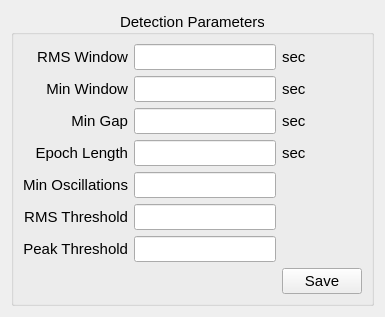
            <widget class="QWidget" name="STE_tab">
             <attribute name="title">
              <string>STE</string>
             </attribute>
             <layout class="QGridLayout" name="gridLayout_14">
              <item row="0" column="0">
               <widget class="QGroupBox" name="STE_detection_groupbox">
                <property name="font">
                 <font>
                  <family>Arial</family>
                  <pointsize>11</pointsize>
                 </font>
                </property>
                <property name="title">
                 <string>Detection Parameters</string>
                </property>
                <property name="alignment">
                 <set>Qt::AlignCenter</set>
                </property>
                <layout class="QGridLayout" name="gridLayout" columnstretch="0,0,0">
                 <item row="0" column="2">
                  <widget class="QLabel" name="label_96">
                   <property name="text">
                    <string>sec</string>
                   </property>
                   <property name="alignment">
                    <set>Qt::AlignLeading|Qt::AlignLeft|Qt::AlignVCenter</set>
                   </property>
                  </widget>
                 </item>
                 <item row="0" column="0">
                  <widget class="QLabel" name="label_104">
                   <property name="text">
                    <string>RMS Window</string>
                   </property>
                   <property name="alignment">
                    <set>Qt::AlignRight|Qt::AlignTrailing|Qt::AlignVCenter</set>
                   </property>
                  </widget>
                 </item>
                 <item row="3" column="2">
                  <widget class="QLabel" name="label_108">
                   <property name="text">
                    <string>sec</string>
                   </property>
                   <property name="alignment">
                    <set>Qt::AlignLeading|Qt::AlignLeft|Qt::AlignVCenter</set>
                   </property>
                  </widget>
                 </item>
                 <item row="2" column="2">
                  <widget class="QLabel" name="label_111">
                   <property name="text">
                    <string>sec</string>
                   </property>
                   <property name="alignment">
                    <set>Qt::AlignLeading|Qt::AlignLeft|Qt::AlignVCenter</set>
                   </property>
                  </widget>
                 </item>
                 <item row="3" column="0">
                  <widget class="QLabel" name="label_107">
                   <property name="text">
                    <string>Epoch Length</string>
                   </property>
                   <property name="alignment">
                    <set>Qt::AlignRight|Qt::AlignTrailing|Qt::AlignVCenter</set>
                   </property>
                  </widget>
                 </item>
                 <item row="1" column="0">
                  <widget class="QLabel" name="label_97">
                   <property name="text">
                    <string>Min Window</string>
                   </property>
                   <property name="alignment">
                    <set>Qt::AlignRight|Qt::AlignTrailing|Qt::AlignVCenter</set>
                   </property>
                  </widget>
                 </item>
                 <item row="4" column="0">
                  <widget class="QLabel" name="label_103">
                   <property name="text">
                    <string>Min Oscillations</string>
                   </property>
                   <property name="alignment">
                    <set>Qt::AlignRight|Qt::AlignTrailing|Qt::AlignVCenter</set>
                   </property>
                  </widget>
                 </item>
                 <item row="2" column="0">
                  <widget class="QLabel" name="label_100">
                   <property name="text">
                    <string>Min Gap</string>
                   </property>
                   <property name="alignment">
                    <set>Qt::AlignRight|Qt::AlignTrailing|Qt::AlignVCenter</set>
                   </property>
                  </widget>
                 </item>
                 <item row="1" column="2">
                  <widget class="QLabel" name="label_95">
                   <property name="text">
                    <string>sec</string>
                   </property>
                   <property name="alignment">
                    <set>Qt::AlignLeading|Qt::AlignLeft|Qt::AlignVCenter</set>
                   </property>
                  </widget>
                 </item>
                 <item row="5" column="0">
                  <widget class="QLabel" name="label_102">
                   <property name="text">
                    <string>RMS Threshold</string>
                   </property>
                   <property name="alignment">
                    <set>Qt::AlignRight|Qt::AlignTrailing|Qt::AlignVCenter</set>
                   </property>
                  </widget>
                 </item>
                 <item row="6" column="0">
                  <widget class="QLabel" name="label_101">
                   <property name="text">
                    <string>Peak Threshold</string>
                   </property>
                   <property name="alignment">
                    <set>Qt::AlignRight|Qt::AlignTrailing|Qt::AlignVCenter</set>
                   </property>
                  </widget>
                 </item>
                 <item row="7" column="2">
                  <widget class="QPushButton" name="STE_save_button">
                   <property name="text">
                    <string>Save</string>
                   </property>
                  </widget>
                 </item>
                 <item row="0" column="1">
                  <widget class="QLineEdit" name="ste_rms_window_input"/>
                 </item>
                 <item row="1" column="1">
                  <widget class="QLineEdit" name="ste_min_window_input"/>
                 </item>
                 <item row="2" column="1">
                  <widget class="QLineEdit" name="ste_min_gap_input"/>
                 </item>
                 <item row="3" column="1">
                  <widget class="QLineEdit" name="ste_epoch_length_input"/>
                 </item>
                 <item row="4" column="1">
                  <widget class="QLineEdit" name="ste_min_oscillation_input">
                   <property name="placeholderText">
                    <string/>
                   </property>
                  </widget>
                 </item>
                 <item row="5" column="1">
                  <widget class="QLineEdit" name="ste_rms_threshold_input"/>
                 </item>
                 <item row="6" column="1">
                  <widget class="QLineEdit" name="ste_peak_threshold_input"/>
                 </item>
                </layout>
               </widget>
              </item>
             </layout>
            </widget>
